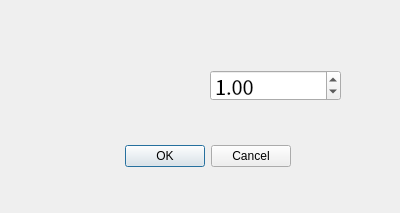
<?xml version="1.0" encoding="UTF-8"?>
<ui version="4.0">
 <class>ValueDialog</class>
 <widget class="QDialog" name="ValueDialog">
  <property name="geometry">
   <rect>
    <x>0</x>
    <y>0</y>
    <width>400</width>
    <height>213</height>
   </rect>
  </property>
  <property name="windowTitle">
   <string>Dialog</string>
  </property>
  <widget class="QDialogButtonBox" name="buttonBox">
   <property name="geometry">
    <rect>
     <x>110</x>
     <y>140</y>
     <width>181</width>
     <height>32</height>
    </rect>
   </property>
   <property name="orientation">
    <enum>Qt::Horizontal</enum>
   </property>
   <property name="standardButtons">
    <set>QDialogButtonBox::Cancel|QDialogButtonBox::Ok</set>
   </property>
  </widget>
  <widget class="QDoubleSpinBox" name="value">
   <property name="geometry">
    <rect>
     <x>210</x>
     <y>70</y>
     <width>131</width>
     <height>31</height>
    </rect>
   </property>
   <property name="font">
    <font>
     <family>Noto Sans CJK SC</family>
     <pointsize>15</pointsize>
    </font>
   </property>
   <property name="minimum">
    <double>-10000.000000000000000</double>
   </property>
   <property name="maximum">
    <double>10000.000000000000000</double>
   </property>
   <property name="value">
    <double>1.000000000000000</double>
   </property>
  </widget>
  <widget class="QLabel" name="name">
   <property name="geometry">
    <rect>
     <x>30</x>
     <y>70</y>
     <width>131</width>
     <height>27</height>
    </rect>
   </property>
   <property name="font">
    <font>
     <family>Noto Sans CJK SC</family>
     <pointsize>15</pointsize>
    </font>
   </property>
   <property name="text">
    <string/>
   </property>
  </widget>
 </widget>
 <resources/>
 <connections>
  <connection>
   <sender>buttonBox</sender>
   <signal>accepted()</signal>
   <receiver>ValueDialog</receiver>
   <slot>accept()</slot>
   <hints>
    <hint type="sourcelabel">
     <x>248</x>
     <y>254</y>
    </hint>
    <hint type="destinationlabel">
     <x>157</x>
     <y>274</y>
    </hint>
   </hints>
  </connection>
  <connection>
   <sender>buttonBox</sender>
   <signal>rejected()</signal>
   <receiver>ValueDialog</receiver>
   <slot>reject()</slot>
   <hints>
    <hint type="sourcelabel">
     <x>316</x>
     <y>260</y>
    </hint>
    <hint type="destinationlabel">
     <x>286</x>
     <y>274</y>
    </hint>
   </hints>
  </connection>
 </connections>
</ui>
